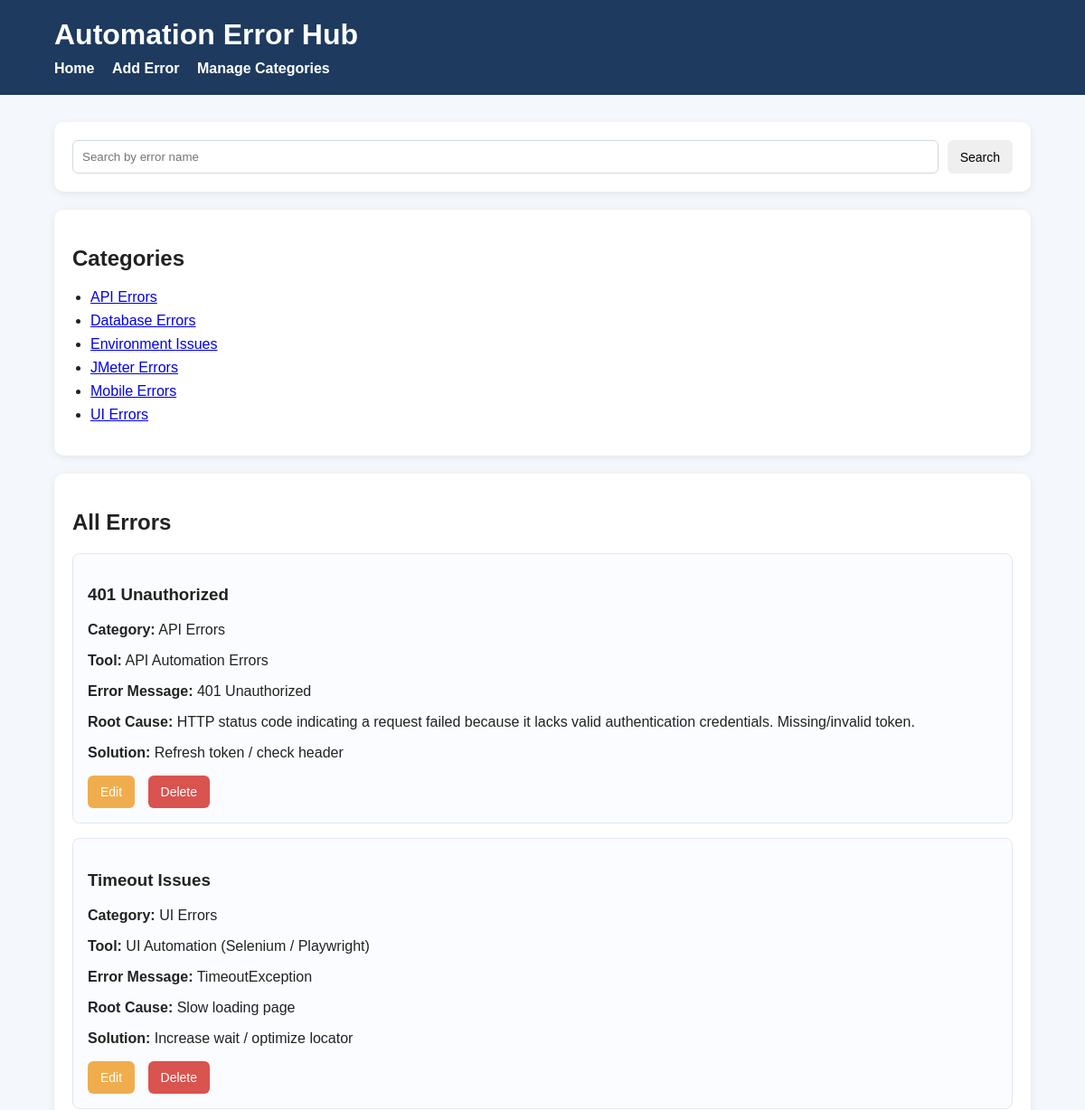
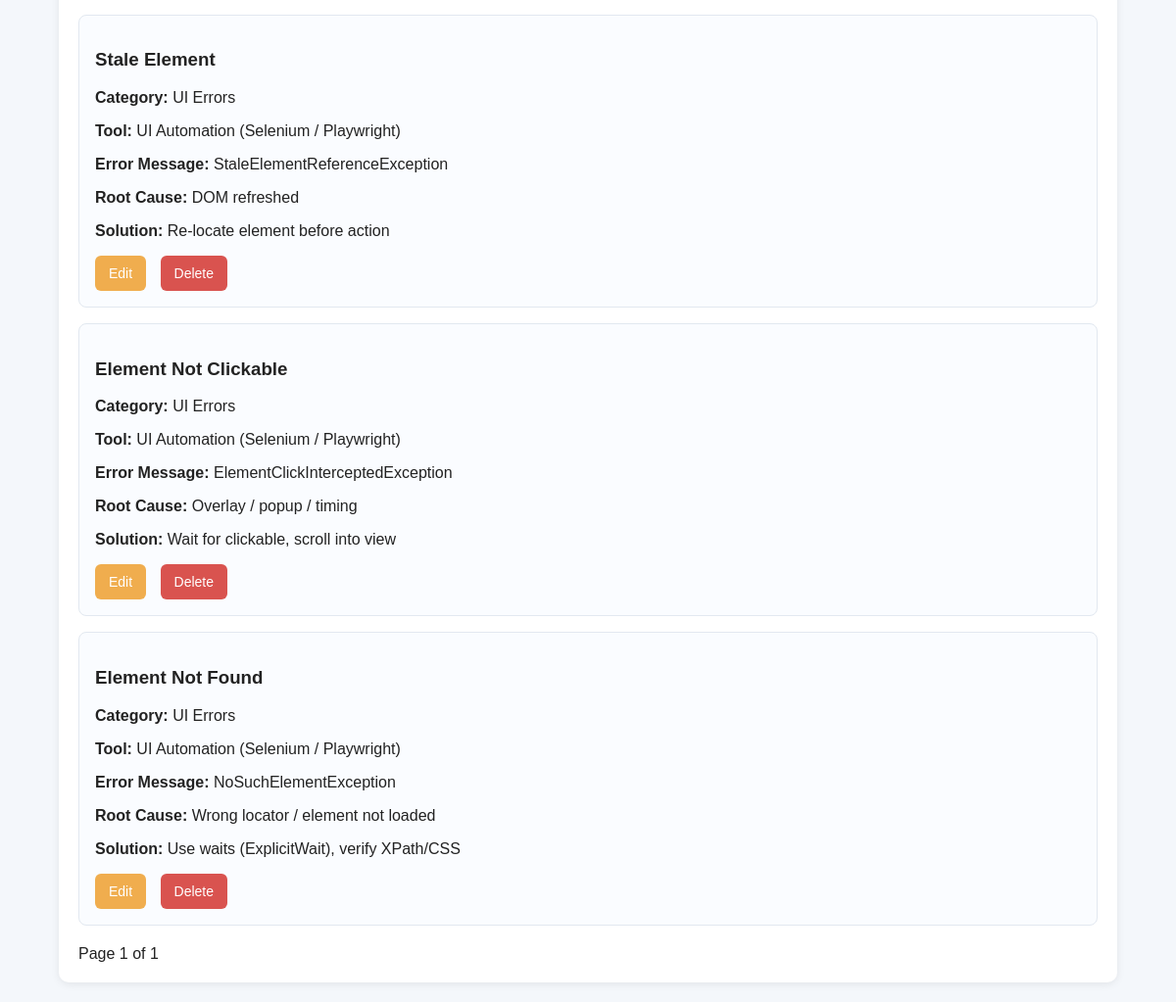
Before: / with the older database file (2 pictures, top to bottom).
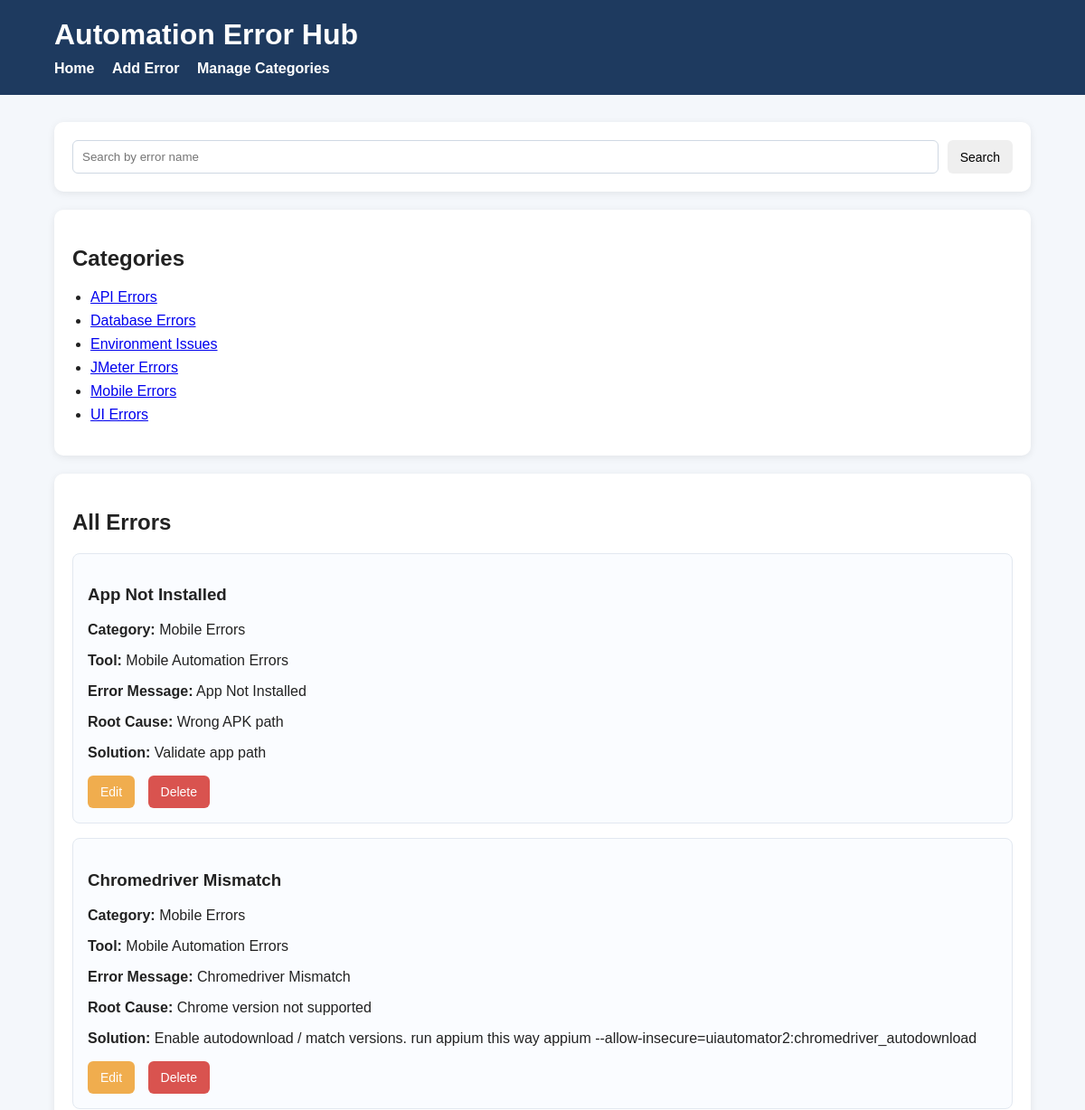
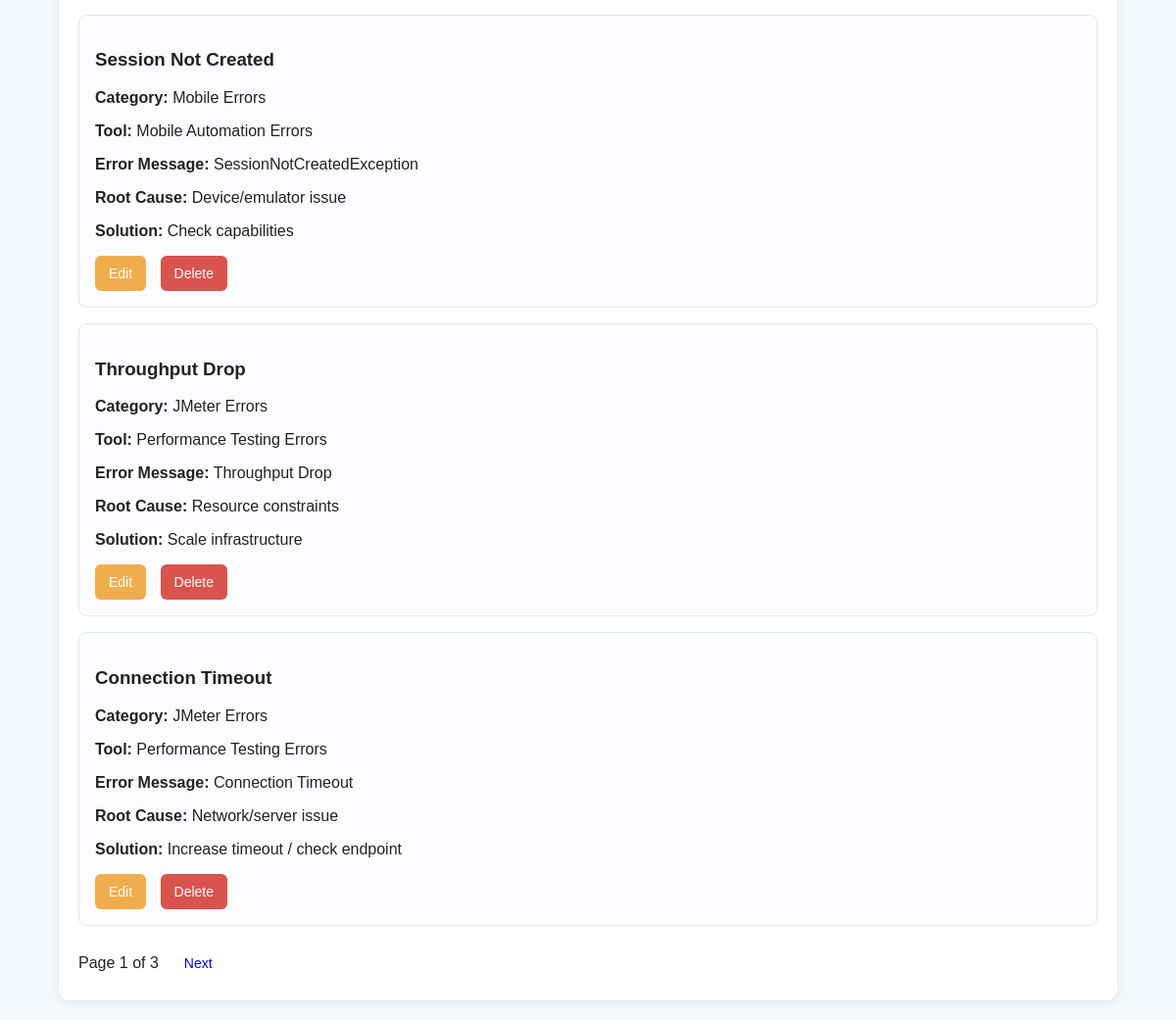
After: the same page with the newer database file (2 pictures, top to bottom).
### tables this page shows
CREATE TABLE categories (
                id INTEGER PRIMARY KEY AUTOINCREMENT,
                name TEXT NOT NULL UNIQUE
            );

CREATE TABLE errors (
                id INTEGER PRIMARY KEY AUTOINCREMENT,
                error_name TEXT NOT NULL,
                category_id INTEGER,
                tool_name TEXT,
                error_message TEXT,
                root_cause TEXT,
                solution TEXT,
                image_path TEXT,
                FOREIGN KEY (category_id) REFERENCES categories(id)
            );

### app.py (the view)
@app.route("/")
def home():
    search = request.args.get("search", "").strip()
    page = request.args.get("page", 1, type=int)
    categories = CategoryModel.get_all_categories()
    if search:
        errors = ErrorModel.search_errors(search, page, PER_PAGE)
        total_errors = ErrorModel.count_search_errors(search)
    else:
        errors = ErrorModel.get_all_errors(page, PER_PAGE)
        total_errors = ErrorModel.count_all_errors()
    total_pages = math.ceil(total_errors / PER_PAGE) if total_errors > 0 else 1
    return render_template(
        "home.html",
        errors=errors,
        search=search,
        categories=categories,
        page=page,
        total_pages=total_pages
    )

### database.py (called while the page is built)
    @staticmethod
    def get_connection():
        conn = sqlite3.connect(DB_NAME)
        conn.row_factory = sqlite3.Row
        return conn

### models/category_model.py (called while the page is built)
    @staticmethod
    def get_all_categories():
        conn = Database.get_connection()
        categories = conn.execute(
            "SELECT * FROM categories ORDER BY name"
        ).fetchall()
        conn.close()
        return categories

### models/error_model.py (called while the page is built)
    @staticmethod
    def get_all_errors(page=1, per_page=5):
        offset = (page - 1) * per_page
        conn = Database.get_connection()
        errors = conn.execute("""
            SELECT errors.*, categories.name AS category_name
            FROM errors
            LEFT JOIN categories ON errors.category_id = categories.id
            ORDER BY errors.id DESC
            LIMIT ? OFFSET ?
        """, (per_page, offset)).fetchall()
        conn.close()
        return errors

    @staticmethod
    def count_all_errors():
        conn = Database.get_connection()
        count = conn.execute(
            "SELECT COUNT(*) AS total FROM errors"
        ).fetchone()["total"]
        conn.close()
        return count

### templates/home.html (shortened to what this page needs)
{% extends "base.html" %}
{% block content %}
<div class="card">
    <form method="GET" action="{{ url_for('home') }}" class="search-form">
        <input type="text" name="search" placeholder="Search by error name" value="{{ search }}">
        <button type="submit">Search</button>
    </form>
</div>
<div class="card">
    <h2>Categories</h2>
    <ul class="category-list">
        {% for category in categories %}
            <li>
                <a href="{{ url_for('view_category', category_id=category.id) }}">{{ category.name }}</a>
            </li>
        {% endfor %}
    </ul>
</div>
<div class="card">
    <h2>All Errors</h2>
    {% if errors %}
        {% for error in errors %}
            <div class="error-card">
                <h3>{{ error.error_name }}</h3>
                <p><strong>Category:</strong> {{ error.category_name }}</p>
                <p><strong>Tool:</strong> {{ error.tool_name or '' }}</p>
                <p><strong>Error Message:</strong> {{ error.error_message or '' }}</p>
                <p><strong>Root Cause:</strong> {{ error.root_cause or '' }}</p>
                <p><strong>Solution:</strong> {{ error.solution or '' }}</p>
                <div class="actions">
                    <a class="btn btn-edit" href="{{ url_for('edit_error', error_id=error.id) }}">Edit</a>
                    <a class="btn btn-delete"
                       href="{{ url_for('delete_error', error_id=error.id) }}"
                       onclick="return confirm('Are you sure you want to delete this error?');">
                       Delete
                    </a>
                </div>
            </div>
        {% endfor %}
    {% else %}
        <p>No errors found.</p>
    {% endif %}
    <div class="pagination">
        <span>Page {{ page }} of {{ total_pages }}</span>
        {% if page < total_pages %}
            <a class="btn" href="{{ url_for('home', page=page+1, search=search) }}">Next</a>
        {% endif %}
    </div>
</div>
{% endblock %}

Changed rows visible on the page:
no longer on this page (row unchanged): errors: error_name "401 Unauthorized", category_name "API Errors", tool_name "API Automation Errors", error_message "401 Unauthorized", root_cause "HTTP status code indicating a request failed because it lacks valid authentication credentials. Missing/invalid token.", solution "Refresh token / check header"
no longer on this page (row unchanged): errors: error_name "Timeout Issues", category_name "UI Errors", tool_name "UI Automation (Selenium / Playwright)", error_message "TimeoutException", root_cause "Slow loading page", solution "Increase wait / optimize locator"
no longer on this page (row unchanged): errors: error_name "Stale Element", category_name "UI Errors", tool_name "UI Automation (Selenium / Playwright)", error_message "StaleElementReferenceException", root_cause "DOM refreshed", solution "Re-locate element before action"
no longer on this page (row unchanged): errors: error_name "Element Not Clickable", category_name "UI Errors", tool_name "UI Automation (Selenium / Playwright)", error_message "ElementClickInterceptedException", root_cause "Overlay / popup / timing", solution "Wait for clickable, scroll into view"
no longer on this page (row unchanged): errors: error_name "Element Not Found", category_name "UI Errors", tool_name "UI Automation (Selenium / Playwright)", error_message "NoSuchElementException", root_cause "Wrong locator / element not loaded", solution "Use waits (ExplicitWait), verify XPath/CSS"
added errors: error_name "App Not Installed", category_name "Mobile Errors", tool_name "Mobile Automation Errors", error_message "App Not Installed", root_cause "Wrong APK path", solution "Validate app path"
added errors: error_name "Chromedriver Mismatch", category_name "Mobile Errors", tool_name "Mobile Automation Errors", error_message "Chromedriver Mismatch", root_cause "Chrome version not supported", solution "Enable autodownload / match versions. run appium this way appium --allow-insecure=uiautomator2:chromedriver_autodownload"
added errors: error_name "Session Not Created", category_name "Mobile Errors", tool_name "Mobile Automation Errors", error_message "SessionNotCreatedException", root_cause "Device/emulator issue", solution "Check capabilities"
added errors: error_name "Throughput Drop", category_name "JMeter Errors", tool_name "Performance Testing Errors", error_message "Throughput Drop", root_cause "Resource constraints", solution "Scale infrastructure"
added errors: error_name "Connection Timeout", category_name "JMeter Errors", tool_name "Performance Testing Errors", error_message "Connection Timeout", root_cause "Network/server issue", solution "Increase timeout / check endpoint"
Other visible differences:
{{ total_pages }}: "1" → "3"
text now shown: "Next"
